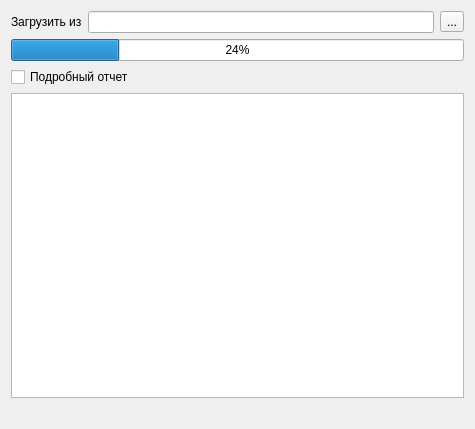
<ui version="4.0" >
 <class>ImportRbUnit_Wizard_1</class>
 <widget class="QDialog" name="ImportRbUnit_Wizard_1" >
  <property name="geometry" >
   <rect>
    <x>0</x>
    <y>0</y>
    <width>475</width>
    <height>429</height>
   </rect>
  </property>
  <property name="windowTitle" >
   <string>Импорт cправочника "Результаты События" </string>
  </property>
  <layout class="QGridLayout" >
   <item row="0" column="0" >
    <layout class="QHBoxLayout" >
     <property name="spacing" >
      <number>6</number>
     </property>
     <property name="margin" >
      <number>0</number>
     </property>
     <item>
      <widget class="QLabel" name="label" >
       <property name="text" >
        <string>Загрузить из</string>
       </property>
      </widget>
     </item>
     <item>
      <widget class="QLineEdit" name="edtFileName" />
     </item>
     <item>
      <widget class="QToolButton" name="btnSelectFile" >
       <property name="text" >
        <string>...</string>
       </property>
      </widget>
     </item>
    </layout>
   </item>
   <item row="1" column="0" >
    <widget class="CProgressBar" name="progressBar" >
     <property name="value" >
      <number>24</number>
     </property>
     <property name="orientation" >
      <enum>Qt::Horizontal</enum>
     </property>
    </widget>
   </item>
   <item row="4" column="0" >
    <widget class="QLabel" name="statusLabel" >
     <property name="text" >
      <string/>
     </property>
    </widget>
   </item>
   <item row="3" column="0" >
    <widget class="QTextBrowser" name="logBrowser" />
   </item>
   <item row="2" column="0" >
    <widget class="QCheckBox" name="chkFullLog" >
     <property name="text" >
      <string>Подробный отчет</string>
     </property>
    </widget>
   </item>
  </layout>
 </widget>
 <customwidgets>
  <customwidget>
   <class>CProgressBar</class>
   <extends>QProgressBar</extends>
   <header>library/ProgressBar.h</header>
  </customwidget>
 </customwidgets>
 <resources/>
 <connections/>
</ui>
